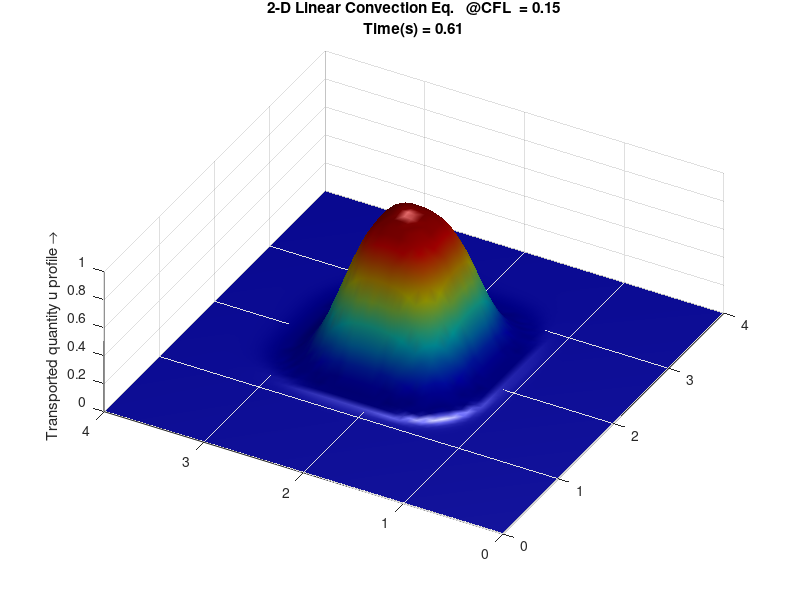

Here is the MATLAB script that generated this plot:
clc; clear all;
Nx=61;          %number of points in x
Ny=61;          %number of points in x
Nt=61;          %number of time steps
c=1;            
dx=(4/(Nx-1)); 
dy=(4/(Ny-1));
dt=0.01;
x=0:dx:4;
y=0:dy:4;
CFL=c*dt/dx;
for i =1:Nx;
    for j=1:Ny;
         if (1<=x(i) && x(i)<=2) && (1<=y(j) && y(j)<=2)
             u(i,j) = 1;
         else 
             u(i,j) = 0;

         end
    end
end
i=2:Nx-1 ;       
j=2:Nx-1;
for t = 0:Nt
    un=u;
    u(i,j)=un(i,j)-c*dt/dx*(un(i,j)-un(i-1,j))-c*dt/dy*(un(i,j)-un(i,j-1));

figure(1)
colormap jet
surf(x,y,u,'FaceColor','interp', 'EdgeColor','none','FaceLighting','gouraud')
view(-61,61)
camlight('right')
title({['2-D Linear Convection Eq.  ',' @CFL  = ',num2str(CFL)];['Time(s) = ',num2str(dt*t)]})
zlabel('Transported quantity u profile \rightarrow')
grid on;
drawnow;
end
